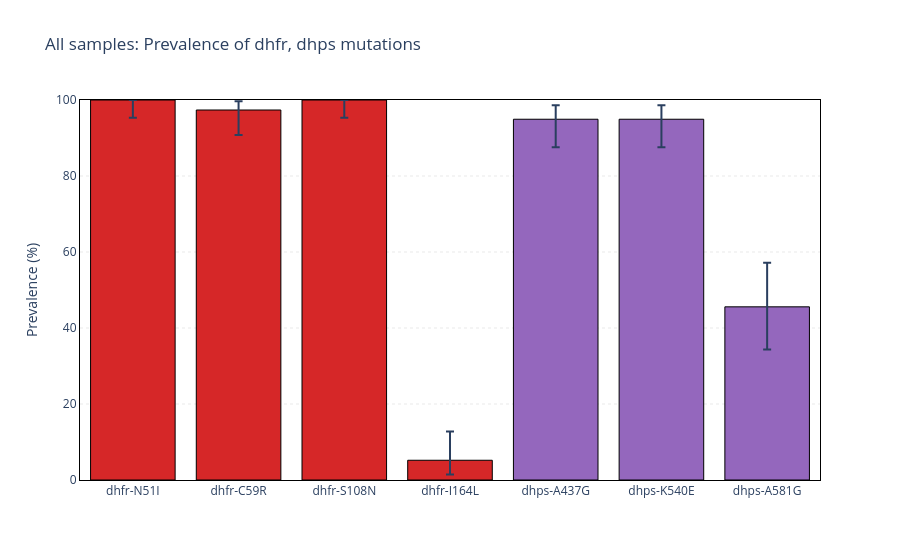

Here is the notebook cell this chart was saved with:
### Code cell
generate_prevalence_barchart(
    analysis_df=analysis_df,
    min_prevalence=min_prevalence,
    fig_prefix="All samples",
    genes=["dhfr", "dhps"],
)

### Figure 1 — Plotly figure (JSON) as saved in the notebook; plotly's stock layout.template omitted (floating-point values rounded to 4 significant figures)
{"data": [{"customdata": [[77, 77, 77], [77, 76, 74], [77, 77, 77], [77, 77, 4], [79, 79, 75], [79, 79, 75], [79, 79, 36]], "error_y": {"array": [0.0, 2.311, 0.0, 7.575, 3.667, 3.667, 11.6], "arrayminus": [4.678, 6.553, 4.678, 3.761, 7.396, 7.396, 11.26], "type": "data"}, "hovertemplate": "%{y:0.1f}% (%{customdata[2]}/%{customdata[1]})", "marker": {"color": ["#d62728", "#d62728", "#d62728", "#d62728", "#9467bd", "#9467bd", "#9467bd"], "line": {"color": "black", "width": 1}}, "name": "", "type": "bar", "x": ["dhfr-N51I", "dhfr-C59R", "dhfr-S108N", "dhfr-I164L", "dhps-A437G", "dhps-K540E", "dhps-A581G"], "y": [100.0, 97.37, 100.0, 5.195, 94.94, 94.94, 45.57]}], "layout": {"hovermode": "x unified", "legend": {"orientation": "h", "x": 0, "xanchor": "left", "y": 1.02, "yanchor": "bottom"}, "plot_bgcolor": "rgba(0,0,0,0)", "title": {"text": "All samples: Prevalence of dhfr, dhps mutations"}, "xaxis": {"linecolor": "black", "linewidth": 1, "mirror": true, "showline": true}, "yaxis": {"gridcolor": "lightgray", "griddash": "dot", "gridwidth": 0.5, "linecolor": "black", "linewidth": 1, "mirror": true, "range": [0, 100], "showgrid": true, "showline": true, "title": {"text": "Prevalence (%)"}}}}
